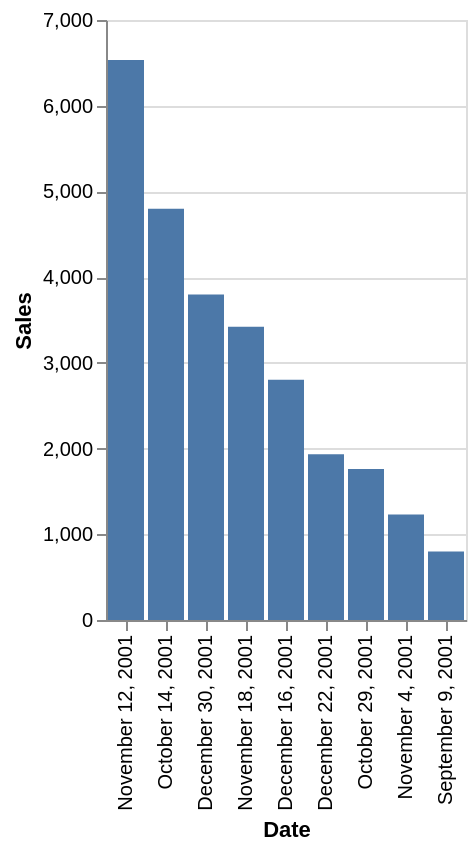

Write a Vega-Lite specification for this figure.
### Vega-Lite specification from a JSON file in a GitHub repository (floating-point values rounded to 4 significant figures)
{"data": {"values": [{"x_data": "November 12, 2001", "y_data": 6532}, {"x_data": "October 14, 2001", "y_data": 4798}, {"x_data": "December 30, 2001", "y_data": 3798}, {"x_data": "November 18, 2001", "y_data": 3421}, {"x_data": "December 16, 2001", "y_data": 2804}, {"x_data": "December 22, 2001", "y_data": 1934}, {"x_data": "October 29, 2001", "y_data": 1763}, {"x_data": "November 4, 2001", "y_data": 1232}, {"x_data": "September 9, 2001", "y_data": 798}]}, "mark": "bar", "encoding": {"x": {"field": "x_data", "type": "nominal", "title": "Date", "sort": {"op": "sum", "field": "y_data", "order": "descending"}}, "y": {"field": "y_data", "type": "quantitative", "title": "Sales"}}}
